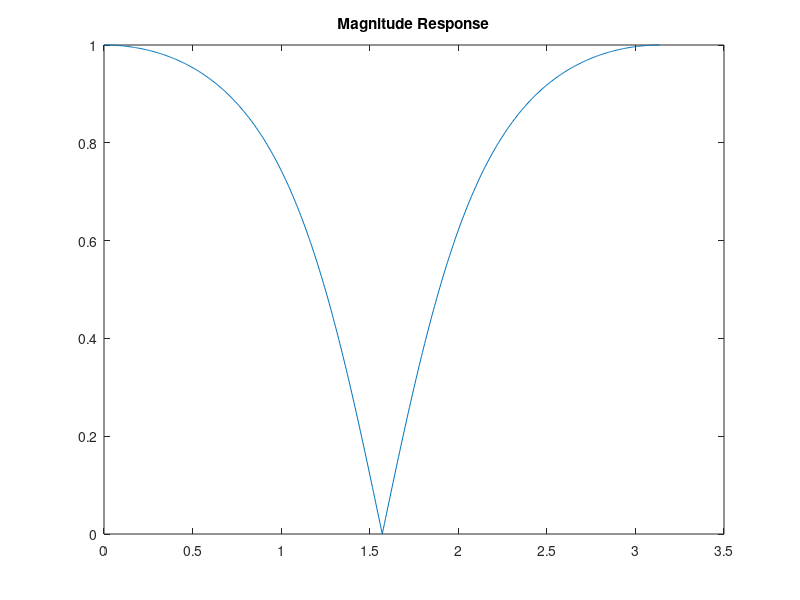

MATLAB code for this plot:
clc;
clear all;
close all;

a = [1 0 0.268];
b = [0.634 0 0.634];
N = 512;
[h w] = freqz(b,a,N);
plot(w,abs(h)), title('Magnitude Response');